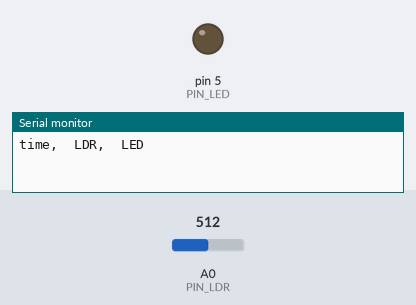
Simulated run of this sketch. Board: Arduino Uno, built with avr-gcc and run on an emulated ATmega328P. Shown: output pins drawn as LEDs (lit = HIGH), the last lines printed to the serial monitor. The inputs (shaded band) are chosen by the test bench; at power-on: A0 (PIN_LDR) = 512.

Above: at 0.1 s.
At 1.1 s:
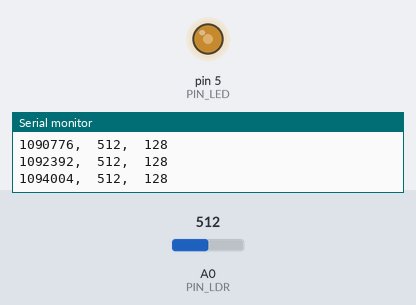
Timing chart, 0 to 2.6 s (numbered marks = the images above):
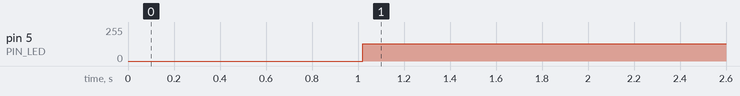

The sketch:

step_response.ino
```cpp
#define PIN_LED 5
#define PIN_LDR A0

unsigned long time;
int ldr;

void setup() {
  pinMode(PIN_LED, OUTPUT);

  Serial.begin(115200);
  Serial.println("\n\ntime,\tLDR,\tLED");

  analogWrite(PIN_LED, 0);
  delay(1000);	// allow things to stabilize
}


void loop() {

  unsigned long time_ctrl;

  // note that each line of data will take about 1.25 ms to write, assuming 18
  // bytes per line and the baud rate of 115200.
  // also note that each analogRead() takes about 100 us to complete.
  analogWrite(PIN_LED, 0);
  time_ctrl = millis();
  while (millis() < time_ctrl + 20){
    ldr = analogRead(PIN_LDR);
    time = micros();
    Serial.print(time);
    Serial.print(",\t");
    Serial.print(ldr);
    Serial.print(",\t");
    Serial.println("0");
  }

  analogWrite(PIN_LED, 128);
  time_ctrl = millis();
  while (millis() < time_ctrl + 400){
    ldr = analogRead(PIN_LDR);
    time = micros();
    Serial.print(time);
    Serial.print(",\t");
    Serial.print(ldr);
    Serial.print(",\t");
    Serial.println("128");
  }

  // an analogRead() takes about 100 us to complete
  //time_ctrl = micros();
  //ldr = analogRead(PIN_LDR);
  //Serial.println(micros() - time_ctrl);
  //Serial.println(ldr);

  delay(1000000);
}
```

Measured:
- by itself, pin 5 (PIN_LED): 0/255 → 128/255 at 1.0 s
